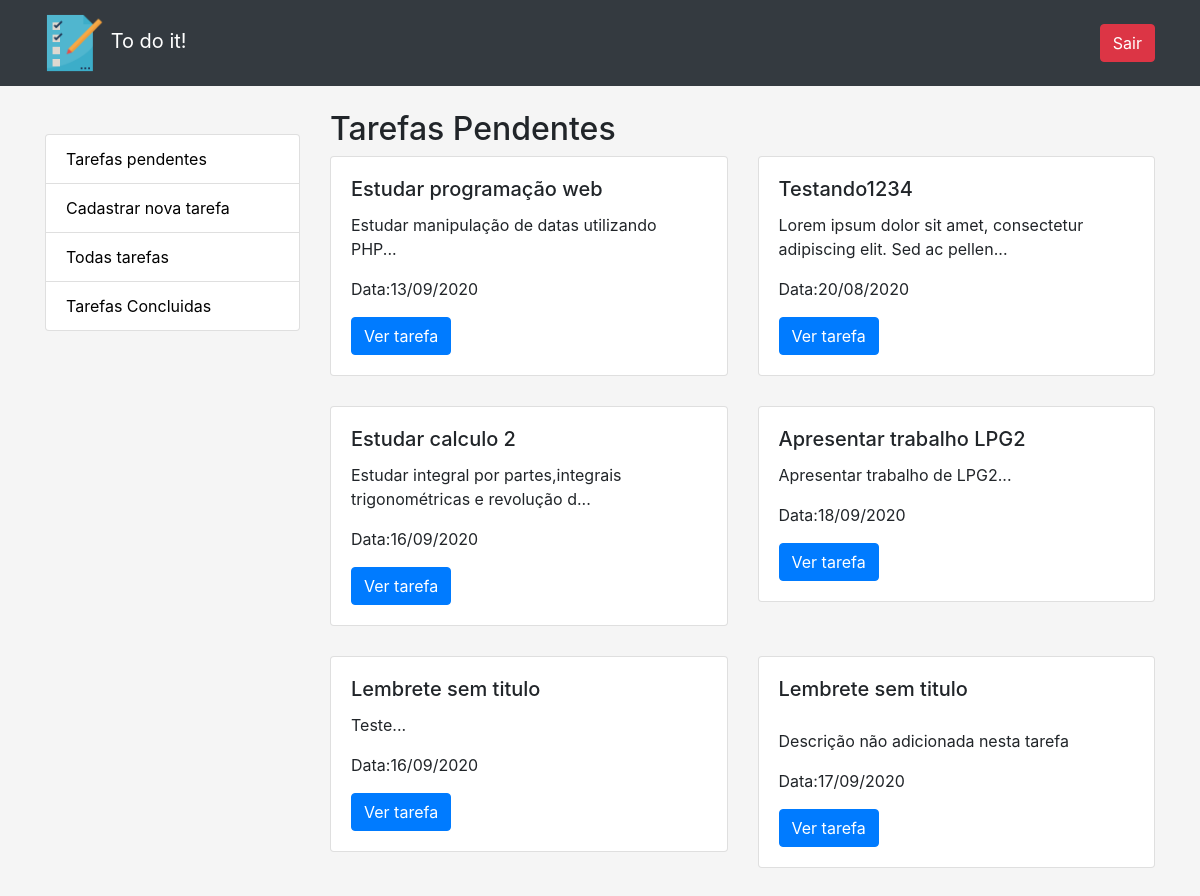
The page /ToDoList/tarefas/tarefaspendentes.php (signed in) on the database its author committed.
### tables this page shows
CREATE TABLE `tarefas` (
  `id` int NOT NULL AUTO_INCREMENT,
  `id_status` int NOT NULL DEFAULT '1',
  `titulo` varchar(50) NOT NULL,
  `data_real` date NOT NULL,
  `descricao` mediumtext,
  PRIMARY KEY (`id`),
  KEY `id_status` (`id_status`),
  CONSTRAINT `tarefas_ibfk_1` FOREIGN KEY (`id_status`) REFERENCES `status` (`id`)
);

### ToDoList/src/dao/tarefaDAO.php (called while the page is built, shortened)
<?php
    class TarefaDao{
        public static function getPendentTasks(){
            $con = ConnectionFactory::getConnection();
            $stmt = $con->prepare("SELECT * FROM tarefas WHERE id_status = 1");
            $stmt->execute();
            return $stmt;
        }
    }
?>

### ToDoList/tarefas/tarefaspendentes.php (the view, shortened to what this page needs)
<?php
    require_once($_SERVER['DOCUMENT_ROOT'] . '/src/dao/tarefaDAO.php');
    $stmt = TarefaDao::getPendentTasks();
?>
<!DOCTYPE html>
<html lang="pt-BR">
<head>
    <?php include('../partials/_head.php') ?>
</head>
<body>
    <?php require('../partials/_header.php')?>
    <div class="container">
        <div class="row">
            <?php include('../partials/_sidebar.php') ?>
            <div class="col-md-9">
                <h2 class="pt-4">Tarefas Pendentes</h2>
                <div class="row">
                    <?php while ($row = $stmt->fetch(PDO::FETCH_OBJ)) : ?>
                        <div class="col-md-6 tarefas">
                            <div class="card">
                                <div class="card-body rounded">
                                    <?php if ($row->titulo) : ?>
                                        <h5 class="card-title"><?= $row->titulo ?></h5>
                                    <?php else : ?>
                                        <h5 class="card-title">Lembrete sem titulo</h5>
                                    <?php endif ?>
                                    <?php if ($row->descricao) : ?>
                                        <p class="card-text"><?= substr($row->descricao, 0, 70) . "..." ?></p>
                                    <?php else : ?>
                                        <p class="card-text pt-3">Descrição não adicionada nesta tarefa</p>
                                    <?php endif ?>
                                    <p class="card-text">Data:<?= date("d/m/Y",strtotime($row->data_real)) ?></p>
                                    <a href="show.php?id=<?= $row->id ?>" class="card-link btn btn-primary btn-md">Ver tarefa</a>
                                </div>
                            </div>
                        </div>
                    <?php endwhile ?>
                </div>
            </div>
        </div>
    </div>
</body>
</html>

### ToDoList/css/style.css (style rules this page uses)
* { margin:0; padding: 0; }
body { background-color: whitesmoke; }
.tarefas { margin-bottom: 30px; }

### rows shown on the page
tarefas: titulo "Estudar programação web", descricao "Estudar manipulação de datas utilizando PHP", data_real "13/09/2020"
tarefas: titulo "Testando1234", descricao "Lorem ipsum dolor sit amet, consectetur adipiscing elit. Sed ac pellen", data_real "20/08/2020"
tarefas: titulo "Estudar calculo 2", descricao "Estudar integral por partes,integrais trigonométricas e revolução d", data_real "16/09/2020"
tarefas: titulo "Apresentar trabalho LPG2", descricao "Apresentar trabalho de LPG2", data_real "18/09/2020"
tarefas: titulo "Lembrete sem titulo", descricao "Teste", data_real "16/09/2020"
tarefas: titulo "Lembrete sem titulo", descricao "Descrição não adicionada nesta tarefa", data_real "17/09/2020"
